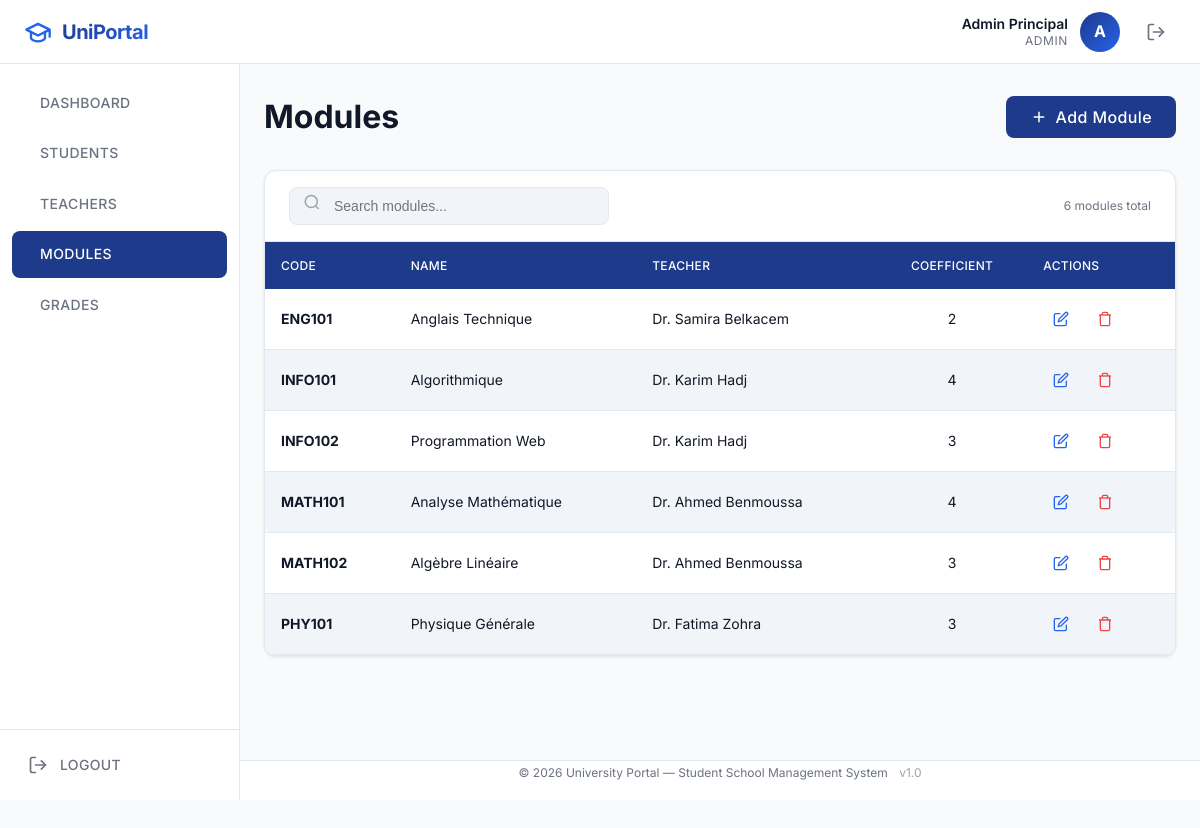
/admin/modules.php (signed in), run on the app's committed database.
### tables this page shows
CREATE TABLE IF NOT EXISTS modules (
    id          INT AUTO_INCREMENT PRIMARY KEY,
    code        VARCHAR(20)     NOT NULL UNIQUE,
    name        VARCHAR(150)    NOT NULL,
    coefficient INT             NOT NULL DEFAULT 1,
    teacher_id  INT             NULL,
    created_at  TIMESTAMP       DEFAULT CURRENT_TIMESTAMP,
    INDEX idx_module_code (code),
    INDEX idx_module_teacher (teacher_id),
    CONSTRAINT fk_module_teacher
        FOREIGN KEY (teacher_id) REFERENCES teachers(id)
        ON DELETE SET NULL ON UPDATE CASCADE
);

CREATE TABLE IF NOT EXISTS teachers (
    id          INT AUTO_INCREMENT PRIMARY KEY,
    name        VARCHAR(100)    NOT NULL,
    email       VARCHAR(150)    NOT NULL UNIQUE,
    password    VARCHAR(255)    NOT NULL,
    created_at  TIMESTAMP       DEFAULT CURRENT_TIMESTAMP,
    INDEX idx_teacher_email (email)
);

### includes/auth.php (called while the page is built, shortened)
<?php
function basePath(): string
{
    $scriptDir = dirname($_SERVER['SCRIPT_NAME']);
    $docRoot = $_SERVER['DOCUMENT_ROOT'];
    $projectRoot = dirname(__DIR__);
    $base = str_replace(str_replace('\\', '/', $docRoot), '', str_replace('\\', '/', $projectRoot));
    return rtrim($base, '/');
}
function getCurrentUserName(): string
{
    return $_SESSION['user_name'] ?? 'User';
}
function getCurrentRole(): string
{
    return $_SESSION['role'] ?? '';
}
function e(string $value): string
{
    return htmlspecialchars($value, ENT_QUOTES, 'UTF-8');
}

### admin/modules.php (the view, shortened to what this page needs)
<?php
require_once __DIR__ . '/../includes/auth.php';
require_once __DIR__ . '/../config/database.php';
$modules = $pdo->query("
    SELECT m.*, t.name AS teacher_name
    FROM modules m
    LEFT JOIN teachers t ON t.id = m.teacher_id
    ORDER BY m.code
")->fetchAll();
include __DIR__ . '/../includes/header.php';
include __DIR__ . '/../includes/sidebar.php';
?>
<div class="page-header">
    <h1>Modules</h1>
    <button class="btn btn-primary" onclick="openModal('module-modal')">
        <svg width="18" height="18" viewBox="0 0 24 24" fill="none" stroke="currentColor" stroke-width="2"><line x1="12" y1="5" x2="12" y2="19"/><line x1="5" y1="12" x2="19" y2="12"/></svg>
        Add Module
    </button>
</div>
<div class="table-container">
    <div class="table-toolbar">
        <div class="search-box">
            <span class="search-icon">
            </span>
            <input type="text" placeholder="Search modules..." data-search-table="modules-table">
        </div>
        <span class="text-small"><?php echo count($modules); ?> modules total</span>
    </div>
    <table id="modules-table" class="responsive-table">
        <thead>
            <tr>
                <th>Code</th>
                <th>Name</th>
                <th>Teacher</th>
                <th class="text-center">Coefficient</th>
                <th>Actions</th>
            </tr>
        </thead>
        <tbody>
            <?php if (empty($modules)): ?>
                <tr><td colspan="5" class="empty-state"><p>No modules found</p></td></tr>
            <?php else: ?>
                <?php foreach ($modules as $m): ?>
                    <tr>
                        <td data-label="Code"><strong><?php echo e($m['code']); ?></strong></td>
                        <td data-label="Name"><?php echo e($m['name']); ?></td>
                        <td data-label="Teacher"><?php echo $m['teacher_name'] ? e($m['teacher_name']) : '<span style="color:var(--gray-400)">Unassigned</span>'; ?></td>
                        <td data-label="Coefficient" class="text-center"><?php echo $m['coefficient']; ?></td>
                        <td data-label="Actions">
                            <div class="action-btns">
                                <button class="btn-edit" onclick='editModule(<?php echo json_encode($m); ?>)' title="Edit">
                                    <svg width="16" height="16" viewBox="0 0 24 24" fill="none" stroke="currentColor" stroke-width="2"><path d="M11 4H4a2 2 0 0 0-2 2v14a2 2 0 0 0 2 2h14a2 2 0 0 0 2-2v-7"/><path d="M18.5 2.5a2.121 2.121 0 0 1 3 3L12 15l-4 1 1-4 9.5-9.5z"/></svg>
                                </button>
                                <form method="POST" id="delete-module-<?php echo $m['id']; ?>" style="display:inline;">
                                    <button type="button" class="btn-delete" onclick="confirmDelete('Delete this module? Associated grades will also be removed.', 'delete-module-<?php echo $m['id']; ?>')" title="Delete">
                                        <svg width="16" height="16" viewBox="0 0 24 24" fill="none" stroke="currentColor" stroke-width="2"><polyline points="3 6 5 6 21 6"/><path d="M19 6v14a2 2 0 0 1-2 2H7a2 2 0 0 1-2-2V6m3 0V4a2 2 0 0 1 2-2h4a2 2 0 0 1 2 2v2"/></svg>
                                    </button>
                                </form>
                            </div>
                        </td>
                    </tr>
                <?php endforeach; ?>
            <?php endif; ?>
        </tbody>
    </table>
</div>
<?php include __DIR__ . '/../includes/footer.php'; ?>

### includes/header.php (shortened to what this page needs)
<?php
$base = basePath();
$userName = getCurrentUserName();
$userRole = ucfirst(getCurrentRole());
?>
<!DOCTYPE html>
<html lang="en">
<head>
    <link rel="stylesheet" href="<?php echo $base; ?>/assets/css/style.css">
</head>
<body>
    <header class="main-header" id="main-header">
        <div class="header-left">
            <a href="<?php echo $base; ?>/index.php" class="header-logo">
                <svg width="28" height="28" viewBox="0 0 24 24" fill="none" stroke="currentColor" stroke-width="2" stroke-linecap="round" stroke-linejoin="round">
                    <path d="M22 10v6M2 10l10-5 10 5-10 5z"/><path d="M6 12v5c0 2 4 3 6 3s6-1 6-3v-5"/>
                </svg>
                <span class="logo-text">UniPortal</span>
            </a>
        </div>
        <div class="header-right">
            <div class="user-menu">
                <div class="user-info">
                    <span class="user-name"><?php echo e($userName); ?></span>
                    <span class="user-role"><?php echo e($userRole); ?></span>
                </div>
                <div class="user-avatar" title="<?php echo e($userName); ?>">
                    <?php echo strtoupper(substr($userName, 0, 1)); ?>
                </div>
            </div>
            <a href="<?php echo $base; ?>/auth/logout.php" class="btn-logout" title="Logout">
                <svg width="20" height="20" viewBox="0 0 24 24" fill="none" stroke="currentColor" stroke-width="2" stroke-linecap="round" stroke-linejoin="round">
                    <path d="M9 21H5a2 2 0 0 1-2-2V5a2 2 0 0 1 2-2h4"/><polyline points="16 17 21 12 16 7"/><line x1="21" y1="12" x2="9" y2="12"/>
                </svg>
            </a>
        </div>
    </header>

### includes/sidebar.php (shortened to what this page needs)
<?php
$base = basePath();
$role = getCurrentRole();
$currentPage = basename($_SERVER['SCRIPT_NAME'], '.php');
$navItems = [];
if ($role === 'admin') {
    $navItems = [
        ['url' => "$base/admin/dashboard.php", 'label' => 'Dashboard', 'icon' => 'dashboard', 'page' => 'dashboard'],
        ['url' => "$base/admin/students.php",  'label' => 'Students',  'icon' => 'students',  'page' => 'students'],
        ['url' => "$base/admin/teachers.php",  'label' => 'Teachers',  'icon' => 'teachers',  'page' => 'teachers'],
        ['url' => "$base/admin/modules.php",   'label' => 'Modules',   'icon' => 'modules',   'page' => 'modules'],
        ['url' => "$base/admin/grades.php",    'label' => 'Grades',    'icon' => 'grades',    'page' => 'grades'],
    ];
}
?>
<aside class="sidebar" id="sidebar">
    <nav class="sidebar-nav">
        <ul class="nav-list">
            <?php foreach ($navItems as $item): ?>
                <li class="nav-item">
                    <a href="<?php echo $item['url']; ?>"
                       class="nav-link <?php echo ($currentPage === $item['page']) ? 'active' : ''; ?>">
                        <span class="nav-label"><?php echo e($item['label']); ?></span>
                    </a>
                </li>
            <?php endforeach; ?>
        </ul>
    </nav>
    <div class="sidebar-footer">
        <a href="<?php echo $base; ?>/auth/logout.php" class="nav-link nav-logout">
            <span class="nav-icon">
                <svg width="20" height="20" viewBox="0 0 24 24" fill="none" stroke="currentColor" stroke-width="2" stroke-linecap="round" stroke-linejoin="round">
                    <path d="M9 21H5a2 2 0 0 1-2-2V5a2 2 0 0 1 2-2h4"/><polyline points="16 17 21 12 16 7"/><line x1="21" y1="12" x2="9" y2="12"/>
                </svg>
            </span>
            <span class="nav-label">Logout</span>
        </a>
    </div>
</aside>
<main class="main-content" id="main-content">

### includes/footer.php (shortened to what this page needs)
</main>
    <footer class="main-footer">
        <p>&copy; <?php echo date('Y'); ?> University Portal &mdash; Student School Management System <span class="version">v1.0</span></p>
    </footer>
</body>
</html>

### data on the page
modules: code "ENG101", name "Anglais Technique", teacher.name "Dr. Samira Belkacem", coefficient "2"
modules: code "INFO101", name "Algorithmique", teacher.name "Dr. Karim Hadj", coefficient "4"
modules: code "INFO102", name "Programmation Web", teacher.name "Dr. Karim Hadj", coefficient "3"
modules: code "MATH101", name "Analyse Mathématique", teacher.name "Dr. Ahmed Benmoussa", coefficient "4"
modules: code "MATH102", name "Algèbre Linéaire", teacher.name "Dr. Ahmed Benmoussa", coefficient "3"
modules: code "PHY101", name "Physique Générale", teacher.name "Dr. Fatima Zohra", coefficient "3"

### other printed values
$userName "Admin Principal"
$userRole "ADMIN"
substr($userName, 0, 1) "A"
$item['label'] "DASHBOARD"
$item['label'] "STUDENTS"
$item['label'] "TEACHERS"
$item['label'] "MODULES"
$item['label'] "GRADES"
count($modules) "6"
